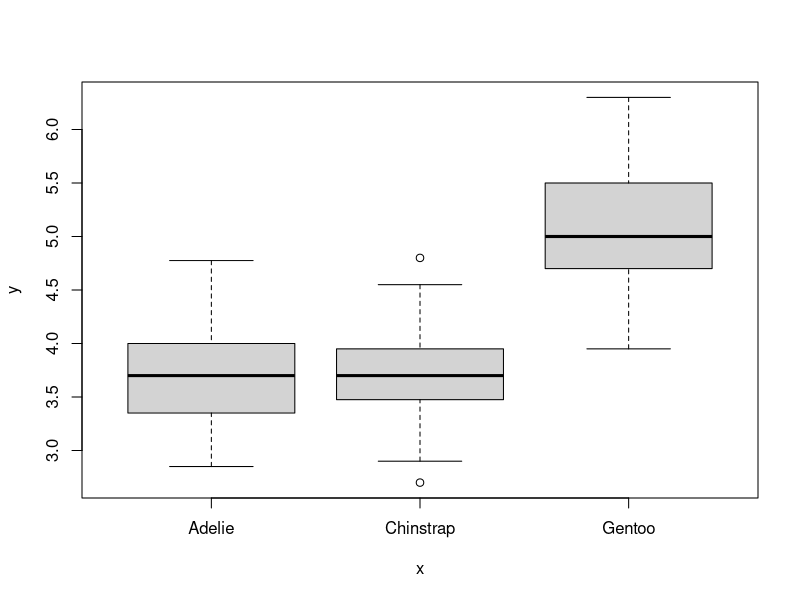

Recreate this plot in R.
## ---- chunk 1
install.packages("palmerpenguins")
library(palmerpenguins)
## ---- chunk 2
data(penguins)
## ---- chunk 3
#Testing the different functions to get a sense of what is in the data frame
colnames(penguins)
head(penguins)
str(penguins)

#Gettting a summary of the bill length in millimeters
summary(penguins$bill_length_mm)
## ---- chunk 4
sd(penguins$bill_length_mm, na.rm = TRUE)
#Using na.rm = TRUE it disregards all blank entires in the data since they are technically not a number so they cannot be included in the standard deviation calculation.
## ---- chunk 5
penguins[penguins$species == "Chinstrap" & penguins$sex == "female",]
# First I organized a dataframe to make sure it would work to count the penguins 
nrow(penguins[penguins$species == "Chinstrap" & penguins$sex == "female",])
#Then I used Nrow to count how many rows or 'penguins were in the new filtered data sets which is 34
## ---- chunk 6
new_df <- penguins[penguins$island != "Torgersen" & penguins$sex == "male" & penguins$flipper_length_mm >= 190,]
new_df$body <- rank(new_df$body_mass_g)
head(new_df)
#created a new data frame named new_df that excludes the penguins based on the given criteria. Then I called that data frame to rank it by the body mass of penguins. Using the head function makes it easy to show the top 5 rows of the data frame.
## ---- chunk 7
penguins$body_mass_kg <- penguins$body_mass_g / 1000
penguins
#created a new column for the conversion and set it to the original column divided by 1000 which is the proper conversion.
## ---- chunk 8
plot(penguins$species, penguins$body_mass_kg)
#The barplot is plotting the species as x and their body mass as y
## ---- chunk 9
aggregate(penguins, by=list(penguins$species,penguins$sex), FUN=mean,na.rm = TRUE)
chinstrap <- abs(3527.206-3938.971)
gentoo <- abs(4679.741-5484.836)
adelie <- abs(3368.836-4043.493)

chinstrap
gentoo
adelie
